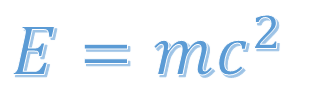
%> input picture One_angle_rotation_img/img0.png, 316 x 96 px; its folder holds only this picture in this run
$ octave Diff_maps.m   (GNU Octave 9; MATLAB toolbox functions it lacks are replaced by stand-ins)
%> lines starting %> are read from the running program, lines starting %| are printed output that depends on the picture
%%  Diffusion maps 23/04/2017

%   Gilad Hecht and Ronen Rahamim
%   Trying Diffusion maps on set of pictures that the difference between
%   them is the angle (Theta).
%   The images are pictures of Equation we were taken and rotated.

clear;
close all;
clc;


%% Loading the images
angles = 0:5:355;
images_cell = cell(length(angles));
%images       = struct(length(angles)^2,1);
vImageSize = [400, 400];
for ii = angles / 5 + 1
    curr_filename   = sprintf('img%d.png',(ii-1) * 5);
    fileName        = ['img', num2str(5*ii - 5), '.png'];
    curr_file       = rgb2gray(imread(curr_filename));
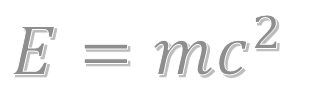
%> curr_file: size 96x316 uint8; min 142, max 255, mean 245.1
    [dx, dy]        = size(curr_file);
%> dx = 96; dy = 316
    vPadSize        = vImageSize - size(curr_file);
%> vPadSize = [304 84]
    dx_pad          = 281-dx;
%> dx_pad = 185
    dy_pad          = 316-dy;
%> dy_pad = 0
    curr_file       = padarray(curr_file, [floor(dx_pad/2), dy_pad], 255);
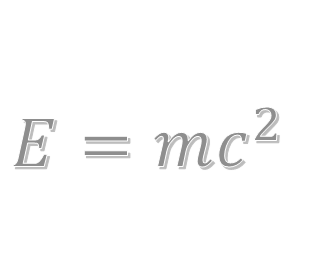
%> curr_file: size 280x316 uint8; min 142, max 255, mean 251.6
    if(size(curr_file,1)==280)
        curr_file=[curr_file;(255*ones(1,316))];
%> curr_file: size 281x316 uint8
%> (the run ends here)
